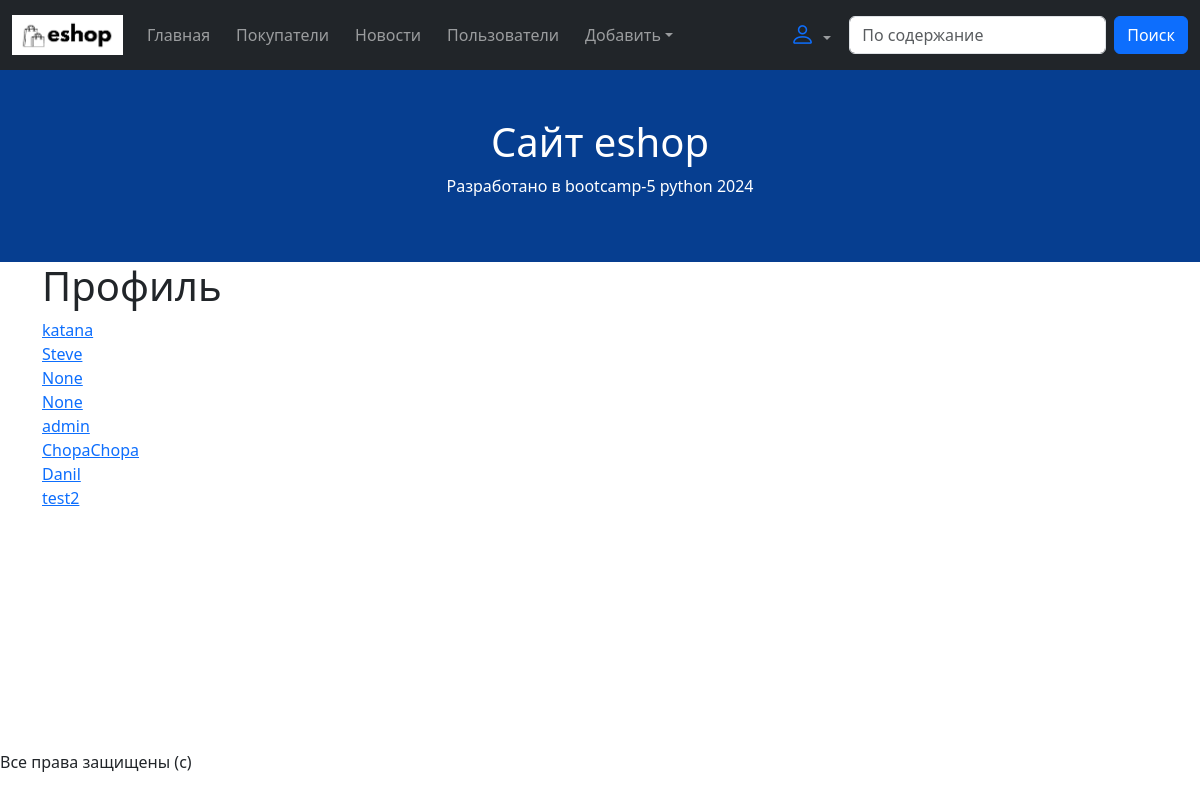
The page /profile/ on the database as committed earlier.
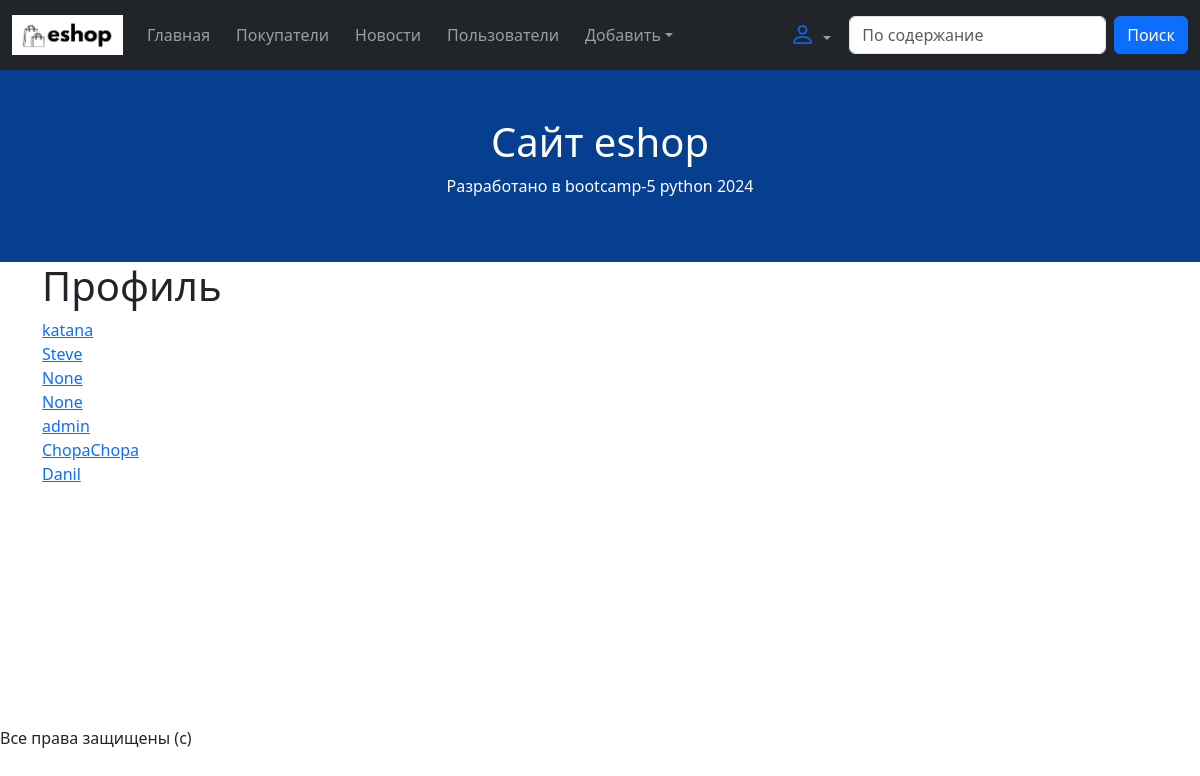
The same page on the database as committed later.
### costumerapp/models.py (models this page shows)
class Profile(models.Model):
    bio = models.TextField()
    social_link = models.CharField(max_length=50)
    phone_number = models.IntegerField()
    user = models.OneToOneField(
        to=User,
        on_delete=models.SET_NULL,
        null=True, blank=True
    )
    photo = models.ImageField(
        verbose_name='photo',
        upload_to="profiles/",
        null=True, blank=True
    )

### costumerapp/views.py (the view)
# urls.py: path('profile/', profile, name="profile"),
def profile(request):
    profile_list = Profile.objects.all()
    context = {"profile": profile_list}
    return render(request, 'profile_lst.html', context)

### costumerapp/templates/profile_lst.html
{% extends 'base.html' %}
{% block content %}
<h1>Профиль</h1>
    {% for obj in profile %}
        <div>
            <a href="/profile/{{ obj.id }}/">{{ obj.user }}</a>
        </div>
    {% endfor %}
{% endblock %}

Rows that differ between the two databases and show on the page:
removed Profile: user "test2"
